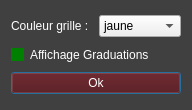
<?xml version="1.0" encoding="UTF-8"?>
<ui version="4.0">
 <class>dialog</class>
 <widget class="QDialog" name="dialog">
  <property name="geometry">
   <rect>
    <x>0</x>
    <y>0</y>
    <width>192</width>
    <height>110</height>
   </rect>
  </property>
  <property name="windowTitle">
   <string>Grille</string>
  </property>
  <property name="styleSheet">
   <string notr="true">QDialog {color : white ; background-color : rgb(64,64,64)}
QPushButton { color: white; background-color: rgb(80,0,0) }
QCheckBox::indicator::unchecked {background-color:ivory; width: 13 px;height: 13 px}
QCheckBox::indicator::checked { background-color:green; width: 13 px;height: 13 px}
QCheckBox, QLabel { color : white }
</string>
  </property>
  <layout class="QVBoxLayout" name="verticalLayout">
   <item>
    <layout class="QHBoxLayout" name="horizontalLayout">
     <item>
      <widget class="QLabel" name="label">
       <property name="text">
        <string>Couleur grille :</string>
       </property>
      </widget>
     </item>
     <item>
      <widget class="QComboBox" name="grid_color_combo">
       <item>
        <property name="text">
         <string>jaune</string>
        </property>
       </item>
       <item>
        <property name="text">
         <string>noir</string>
        </property>
       </item>
      </widget>
     </item>
    </layout>
   </item>
   <item>
    <widget class="QCheckBox" name="grid_grad_disp_chk">
     <property name="text">
      <string>Affichage Graduations</string>
     </property>
     <property name="checked">
      <bool>true</bool>
     </property>
    </widget>
   </item>
   <item>
    <widget class="QPushButton" name="grid_ok_btn">
     <property name="text">
      <string>Ok</string>
     </property>
    </widget>
   </item>
  </layout>
 </widget>
 <resources/>
 <connections/>
</ui>
